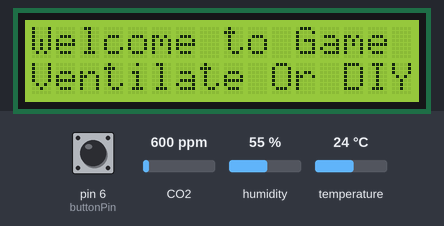
Recording of a sketch running on a simulated Arduino Uno, built with avr-gcc and run on an emulated ATmega328P. On the bench: 16×2 character LCD. Inputs (shaded band) come from the test bench; at power-on: CO2 600 ppm, humidity 55 %, temperature 24 °C, pin 6 (buttonPin) LOW. What the sketch prints to the serial monitor is not drawn.

Above: at 0.1 s.
8.8 s: CO2 set to 452 ppm
At 16.5 s:
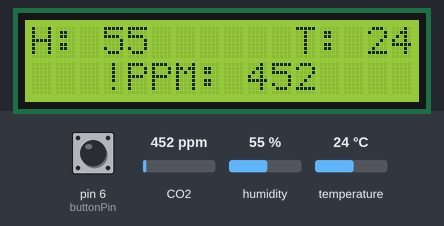
21.6 s: humidity set to 22 %
At 29.1 s:
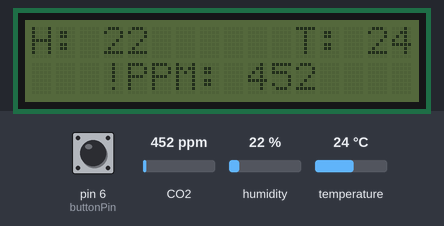
29.6 s: temperature set to 12 °C
At 36.5 s:
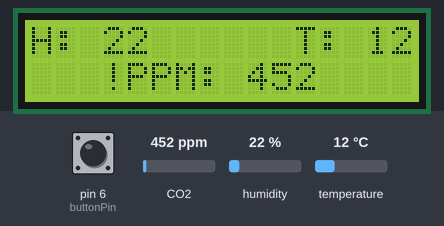
39.6 s: CO2 set to 1050 ppm
At 46.6 s:
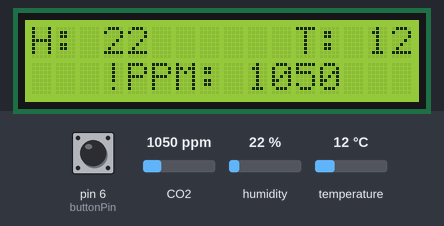
49.6 s: humidity set to 40 %
At 56.6 s:
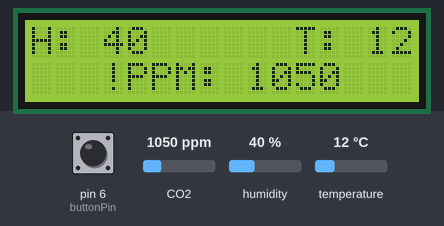
59.6 s: CO2 set to 1700 ppm
At 65.4 s:
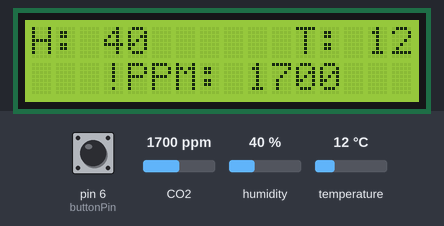
Timing chart, 0 to 66.9 s (numbered marks = the images above; inputs shaded):
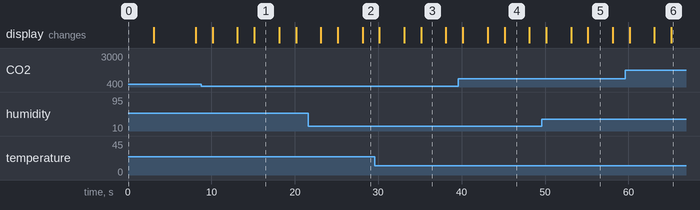

The sketch:

CO2_without_relay___led_.ino
```cpp
#include "MQ135.h"
#include "DHT.h"
#include <TimeLib.h>
#include <SimpleTimer.h>
#include <Wire.h>
#include <LiquidCrystal_I2C.h>

#define DHTTYPE DHT11
#define DHTPIN 4
DHT dht(DHTPIN, DHTTYPE);

MQ135 gasSensor = MQ135(A0);

SimpleTimer timer;

// finger sensor button
const int buttonPin = 6;

LiquidCrystal_I2C lcd(0x27, 16, 2);

void setup() {
  Serial.begin(115200);
  dht.begin();
  pinMode(buttonPin, INPUT);

  lcd.init();
  lcd.backlight();
  lcd.setCursor(0, 0);
  lcd.print("Welcome to Game");
  lcd.setCursor(0, 1);
  lcd.print("Ventilate Or DIY");
  delay(3000);
  timer.setInterval(5000L, sendTemps);
  lcd.clear();
}

void sendTemps() {
  int h = dht.readHumidity();
  int t = dht.readTemperature();
  int ppmc = gasSensor.getCorrectedPPM(t, h);
  int ppm = gasSensor.getPPM();
  int rzero = gasSensor.getRZero();
  int rzeroc = gasSensor.getCorrectedRZero(t, h);

  if (isnan(h) || isnan(t)) {
    return;
  }
  // main data from sensors
  Serial.print("Temperature: ");
  Serial.println(t);
  Serial.print("Humidity: ");
  Serial.println(h);
  Serial.print("PPM: ");
  Serial.println(ppm);
  Serial.print("PPMCor: ");
  Serial.println(ppmc);
  Serial.println();

  Serial.print("RZeroc: ");
  Serial.println(rzeroc);
  Serial.print("AO: ");
  Serial.println(A0);
  Serial.print("RZero: ");
  Serial.println(rzero);
  Serial.println();

  if (ppmc > 200) {

    // the first way to turn off the light
    lcd.noBacklight();
      delay(2000);

    // the second way to turn off the light (if false)
    lcd.setBacklight(true);

    lcd.clear();
    lcd.setCursor(0, 0);
    lcd.print("H: ");
    lcd.print(h);
    lcd.setCursor(11, 0);
    lcd.print("T: ");
    lcd.print(t);
    lcd.setCursor(3, 1);
    lcd.print("!PPM: ");
    lcd.print(ppmc);

  } else if (ppmc < 200) {

    if (ppmc < 170) {
      lcd.noBacklight();
    }
    lcd.clear();
    lcd.setCursor(0, 0);
    lcd.print("H: ");
    lcd.print(h);
    lcd.setCursor(11, 0);
    lcd.print("T: ");
    lcd.print(t);
    lcd.setCursor(4, 1);
    lcd.print("PPM: ");
    lcd.print(ppmc);
  }
}

void loop() {
  // Turn on display light by sensor button :)
  if (digitalRead(buttonPin)) {
    lcd.backlight();
    delay(3000);
    lcd.noBacklight();
  }
  timer.run();
}
```

Measured:
- after the input at 21.6 s, the display: first differs from a run without the input after 3.5 s (image 2 shows a later state)
- after the input at 29.6 s, the display: first differs from a run without the input after 5.5 s (image 3)
- after the input at 39.6 s, the display: first differs from a run without the input after 5.5 s (image 4)
- after the input at 49.6 s, the display: first differs from a run without the input after 5.5 s (image 5)
- after the input at 59.6 s, the display: first differs from a run without the input after 5.5 s (image 6)
- what the display in image 1 shows lasts 3.0 s, from 15.1 s to 18.1 s
